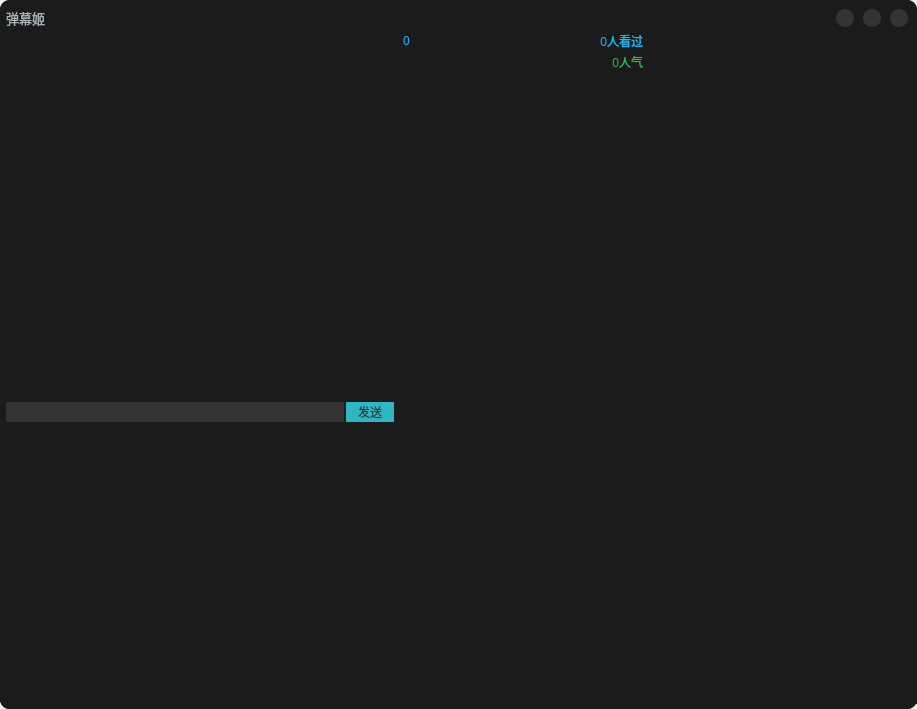
<?xml version="1.0" encoding="UTF-8"?>
<ui version="4.0">
 <class>MainWindow</class>
 <widget class="QMainWindow" name="MainWindow">
  <property name="geometry">
   <rect>
    <x>0</x>
    <y>0</y>
    <width>917</width>
    <height>709</height>
   </rect>
  </property>
  <property name="font">
   <font>
    <family>Sarasa Fixed SC</family>
   </font>
  </property>
  <property name="windowTitle">
   <string>MainWindow</string>
  </property>
  <property name="styleSheet">
   <string notr="true">QFrame {
	border: 0px;
	background-color: #1b1b1b;
}
</string>
  </property>
  <widget class="QWidget" name="MainWindowWidget">
   <property name="styleSheet">
    <string notr="true"/>
   </property>
   <layout class="QVBoxLayout" name="verticalLayout">
    <property name="spacing">
     <number>0</number>
    </property>
    <property name="leftMargin">
     <number>0</number>
    </property>
    <property name="topMargin">
     <number>0</number>
    </property>
    <property name="rightMargin">
     <number>0</number>
    </property>
    <property name="bottomMargin">
     <number>0</number>
    </property>
    <item>
     <widget class="QFrame" name="MainWindowFrame">
      <property name="autoFillBackground">
       <bool>false</bool>
      </property>
      <property name="styleSheet">
       <string notr="true">border-radius: 10px;
</string>
      </property>
      <property name="frameShape">
       <enum>QFrame::NoFrame</enum>
      </property>
      <property name="frameShadow">
       <enum>QFrame::Raised</enum>
      </property>
      <property name="lineWidth">
       <number>0</number>
      </property>
      <layout class="QVBoxLayout" name="verticalLayout_2">
       <property name="spacing">
        <number>0</number>
       </property>
       <property name="leftMargin">
        <number>0</number>
       </property>
       <property name="topMargin">
        <number>0</number>
       </property>
       <property name="rightMargin">
        <number>0</number>
       </property>
       <property name="bottomMargin">
        <number>0</number>
       </property>
       <item>
        <widget class="QFrame" name="TitleBarFrame">
         <property name="minimumSize">
          <size>
           <width>0</width>
           <height>30</height>
          </size>
         </property>
         <property name="maximumSize">
          <size>
           <width>16777215</width>
           <height>30</height>
          </size>
         </property>
         <property name="frameShape">
          <enum>QFrame::NoFrame</enum>
         </property>
         <property name="frameShadow">
          <enum>QFrame::Raised</enum>
         </property>
         <layout class="QHBoxLayout" name="horizontalLayout">
          <property name="spacing">
           <number>0</number>
          </property>
          <property name="leftMargin">
           <number>0</number>
          </property>
          <property name="topMargin">
           <number>6</number>
          </property>
          <property name="rightMargin">
           <number>0</number>
          </property>
          <property name="bottomMargin">
           <number>0</number>
          </property>
          <item>
           <widget class="QFrame" name="TitleTextFrame">
            <property name="frameShape">
             <enum>QFrame::StyledPanel</enum>
            </property>
            <property name="frameShadow">
             <enum>QFrame::Raised</enum>
            </property>
            <layout class="QHBoxLayout" name="horizontalLayout_3">
             <property name="spacing">
              <number>0</number>
             </property>
             <property name="leftMargin">
              <number>6</number>
             </property>
             <property name="topMargin">
              <number>0</number>
             </property>
             <property name="rightMargin">
              <number>0</number>
             </property>
             <property name="bottomMargin">
              <number>0</number>
             </property>
             <item>
              <widget class="QLabel" name="TitleLabel">
               <property name="font">
                <font>
                 <pointsize>10</pointsize>
                </font>
               </property>
               <property name="styleSheet">
                <string notr="true">color: #a8b2b6;</string>
               </property>
               <property name="text">
                <string>弹幕姬</string>
               </property>
              </widget>
             </item>
            </layout>
           </widget>
          </item>
          <item>
           <widget class="QFrame" name="TitleButtonFrame">
            <property name="maximumSize">
             <size>
              <width>90</width>
              <height>16777215</height>
             </size>
            </property>
            <property name="styleSheet">
             <string notr="true">QPushButton {
	border: none;
	border-radius: 9px;
	background-color: #333333;
}
QPushButton:hover {
	background-color: #666666;
}</string>
            </property>
            <property name="frameShape">
             <enum>QFrame::NoFrame</enum>
            </property>
            <property name="frameShadow">
             <enum>QFrame::Raised</enum>
            </property>
            <layout class="QHBoxLayout" name="horizontalLayout_2">
             <property name="spacing">
              <number>0</number>
             </property>
             <property name="leftMargin">
              <number>0</number>
             </property>
             <property name="topMargin">
              <number>0</number>
             </property>
             <property name="rightMargin">
              <number>0</number>
             </property>
             <property name="bottomMargin">
              <number>0</number>
             </property>
             <item>
              <widget class="QPushButton" name="MinimizeButton">
               <property name="minimumSize">
                <size>
                 <width>18</width>
                 <height>18</height>
                </size>
               </property>
               <property name="maximumSize">
                <size>
                 <width>18</width>
                 <height>18</height>
                </size>
               </property>
               <property name="text">
                <string/>
               </property>
              </widget>
             </item>
             <item>
              <widget class="QPushButton" name="MaximizeButton">
               <property name="minimumSize">
                <size>
                 <width>18</width>
                 <height>18</height>
                </size>
               </property>
               <property name="maximumSize">
                <size>
                 <width>18</width>
                 <height>18</height>
                </size>
               </property>
               <property name="text">
                <string/>
               </property>
              </widget>
             </item>
             <item>
              <widget class="QPushButton" name="CloseButton">
               <property name="minimumSize">
                <size>
                 <width>18</width>
                 <height>18</height>
                </size>
               </property>
               <property name="maximumSize">
                <size>
                 <width>18</width>
                 <height>18</height>
                </size>
               </property>
               <property name="text">
                <string/>
               </property>
              </widget>
             </item>
            </layout>
            <zorder>MaximizeButton</zorder>
            <zorder>MinimizeButton</zorder>
            <zorder>CloseButton</zorder>
           </widget>
          </item>
         </layout>
        </widget>
       </item>
       <item>
        <widget class="QFrame" name="ContentFrame">
         <property name="styleSheet">
          <string notr="true">border-radius: 0px;</string>
         </property>
         <property name="frameShape">
          <enum>QFrame::NoFrame</enum>
         </property>
         <property name="frameShadow">
          <enum>QFrame::Raised</enum>
         </property>
         <layout class="QVBoxLayout" name="verticalLayout_3" stretch="3,2">
          <property name="spacing">
           <number>0</number>
          </property>
          <property name="leftMargin">
           <number>6</number>
          </property>
          <property name="topMargin">
           <number>0</number>
          </property>
          <property name="rightMargin">
           <number>6</number>
          </property>
          <property name="bottomMargin">
           <number>0</number>
          </property>
          <item>
           <widget class="QFrame" name="TopFrame">
            <property name="styleSheet">
             <string notr="true"/>
            </property>
            <property name="frameShape">
             <enum>QFrame::StyledPanel</enum>
            </property>
            <property name="frameShadow">
             <enum>QFrame::Raised</enum>
            </property>
            <layout class="QHBoxLayout" name="horizontalLayout_4" stretch="3,2,2">
             <property name="spacing">
              <number>0</number>
             </property>
             <property name="leftMargin">
              <number>0</number>
             </property>
             <property name="topMargin">
              <number>0</number>
             </property>
             <property name="rightMargin">
              <number>0</number>
             </property>
             <property name="bottomMargin">
              <number>0</number>
             </property>
             <item>
              <widget class="QFrame" name="DanMuFrame">
               <property name="font">
                <font>
                 <pointsize>9</pointsize>
                </font>
               </property>
               <property name="styleSheet">
                <string notr="true"/>
               </property>
               <property name="frameShape">
                <enum>QFrame::StyledPanel</enum>
               </property>
               <property name="frameShadow">
                <enum>QFrame::Raised</enum>
               </property>
               <layout class="QVBoxLayout" name="verticalLayout_4">
                <property name="spacing">
                 <number>0</number>
                </property>
                <property name="leftMargin">
                 <number>0</number>
                </property>
                <property name="topMargin">
                 <number>0</number>
                </property>
                <property name="rightMargin">
                 <number>0</number>
                </property>
                <property name="bottomMargin">
                 <number>0</number>
                </property>
                <item>
                 <widget class="QListView" name="DanMuListView">
                  <property name="font">
                   <font>
                    <pointsize>11</pointsize>
                   </font>
                  </property>
                  <property name="layoutDirection">
                   <enum>Qt::LeftToRight</enum>
                  </property>
                  <property name="styleSheet">
                   <string notr="true">QListView::item::hover {
	background-color: #262626;
}</string>
                  </property>
                  <property name="verticalScrollBarPolicy">
                   <enum>Qt::ScrollBarAlwaysOff</enum>
                  </property>
                  <property name="horizontalScrollBarPolicy">
                   <enum>Qt::ScrollBarAlwaysOff</enum>
                  </property>
                  <property name="sizeAdjustPolicy">
                   <enum>QAbstractScrollArea::AdjustToContents</enum>
                  </property>
                  <property name="editTriggers">
                   <set>QAbstractItemView::NoEditTriggers</set>
                  </property>
                  <property name="dragEnabled">
                   <bool>false</bool>
                  </property>
                  <property name="dragDropMode">
                   <enum>QAbstractItemView::NoDragDrop</enum>
                  </property>
                  <property name="defaultDropAction">
                   <enum>Qt::IgnoreAction</enum>
                  </property>
                  <property name="alternatingRowColors">
                   <bool>false</bool>
                  </property>
                  <property name="selectionMode">
                   <enum>QAbstractItemView::NoSelection</enum>
                  </property>
                  <property name="verticalScrollMode">
                   <enum>QAbstractItemView::ScrollPerPixel</enum>
                  </property>
                  <property name="horizontalScrollMode">
                   <enum>QAbstractItemView::ScrollPerPixel</enum>
                  </property>
                  <property name="movement">
                   <enum>QListView::Static</enum>
                  </property>
                  <property name="flow">
                   <enum>QListView::TopToBottom</enum>
                  </property>
                  <property name="isWrapping" stdset="0">
                   <bool>false</bool>
                  </property>
                  <property name="layoutMode">
                   <enum>QListView::SinglePass</enum>
                  </property>
                  <property name="viewMode">
                   <enum>QListView::ListMode</enum>
                  </property>
                  <property name="wordWrap">
                   <bool>true</bool>
                  </property>
                 </widget>
                </item>
                <item>
                 <widget class="QFrame" name="DanMuEditFrame">
                  <property name="minimumSize">
                   <size>
                    <width>0</width>
                    <height>20</height>
                   </size>
                  </property>
                  <property name="maximumSize">
                   <size>
                    <width>16777215</width>
                    <height>20</height>
                   </size>
                  </property>
                  <property name="frameShape">
                   <enum>QFrame::StyledPanel</enum>
                  </property>
                  <property name="frameShadow">
                   <enum>QFrame::Raised</enum>
                  </property>
                  <layout class="QHBoxLayout" name="horizontalLayout_6">
                   <property name="spacing">
                    <number>2</number>
                   </property>
                   <property name="leftMargin">
                    <number>0</number>
                   </property>
                   <property name="topMargin">
                    <number>0</number>
                   </property>
                   <property name="rightMargin">
                    <number>0</number>
                   </property>
                   <property name="bottomMargin">
                    <number>0</number>
                   </property>
                   <item>
                    <widget class="QLineEdit" name="DanMuLineEdit">
                     <property name="minimumSize">
                      <size>
                       <width>0</width>
                       <height>20</height>
                      </size>
                     </property>
                     <property name="styleSheet">
                      <string notr="true">background-color: #333333;
color: #a2fafa;</string>
                     </property>
                    </widget>
                   </item>
                   <item>
                    <widget class="QPushButton" name="DanMuSendButton">
                     <property name="styleSheet">
                      <string notr="true">QPushButton {
	background-color: #2fb6c3;
	border: none;
	border-radius: 0px;
	padding: 12px;
	padding-top: 2px;
	padding-bottom: 2px;
	color: #333333;
}
QPushButton:hover {
	background-color: #666666;
}</string>
                     </property>
                     <property name="text">
                      <string>发送</string>
                     </property>
                    </widget>
                   </item>
                  </layout>
                 </widget>
                </item>
               </layout>
              </widget>
             </item>
             <item>
              <widget class="QFrame" name="AudienceFrame">
               <property name="styleSheet">
                <string notr="true"/>
               </property>
               <property name="frameShape">
                <enum>QFrame::StyledPanel</enum>
               </property>
               <property name="frameShadow">
                <enum>QFrame::Raised</enum>
               </property>
               <layout class="QVBoxLayout" name="verticalLayout_5">
                <property name="spacing">
                 <number>0</number>
                </property>
                <property name="leftMargin">
                 <number>0</number>
                </property>
                <property name="topMargin">
                 <number>0</number>
                </property>
                <property name="rightMargin">
                 <number>0</number>
                </property>
                <property name="bottomMargin">
                 <number>0</number>
                </property>
                <item>
                 <widget class="QFrame" name="WatchedFrame">
                  <property name="minimumSize">
                   <size>
                    <width>0</width>
                    <height>21</height>
                   </size>
                  </property>
                  <property name="maximumSize">
                   <size>
                    <width>16777215</width>
                    <height>21</height>
                   </size>
                  </property>
                  <property name="styleSheet">
                   <string notr="true">QLabel{
	color: #0ebeff;
}</string>
                  </property>
                  <property name="frameShape">
                   <enum>QFrame::StyledPanel</enum>
                  </property>
                  <property name="frameShadow">
                   <enum>QFrame::Raised</enum>
                  </property>
                  <property name="lineWidth">
                   <number>0</number>
                  </property>
                  <layout class="QHBoxLayout" name="horizontalLayout_7">
                   <property name="spacing">
                    <number>0</number>
                   </property>
                   <property name="leftMargin">
                    <number>9</number>
                   </property>
                   <property name="topMargin">
                    <number>3</number>
                   </property>
                   <property name="rightMargin">
                    <number>9</number>
                   </property>
                   <property name="bottomMargin">
                    <number>3</number>
                   </property>
                   <item>
                    <widget class="QLabel" name="WatchedNumLabel">
                     <property name="lineWidth">
                      <number>0</number>
                     </property>
                     <property name="text">
                      <string>0</string>
                     </property>
                     <property name="alignment">
                      <set>Qt::AlignLeading|Qt::AlignLeft|Qt::AlignVCenter</set>
                     </property>
                    </widget>
                   </item>
                   <item>
                    <widget class="QLabel" name="WatchedTextLabel">
                     <property name="lineWidth">
                      <number>0</number>
                     </property>
                     <property name="text">
                      <string>0人看过</string>
                     </property>
                     <property name="alignment">
                      <set>Qt::AlignRight|Qt::AlignTrailing|Qt::AlignVCenter</set>
                     </property>
                    </widget>
                   </item>
                  </layout>
                 </widget>
                </item>
                <item>
                 <widget class="QFrame" name="PopularityFrame">
                  <property name="minimumSize">
                   <size>
                    <width>0</width>
                    <height>21</height>
                   </size>
                  </property>
                  <property name="maximumSize">
                   <size>
                    <width>16777215</width>
                    <height>21</height>
                   </size>
                  </property>
                  <property name="frameShape">
                   <enum>QFrame::StyledPanel</enum>
                  </property>
                  <property name="frameShadow">
                   <enum>QFrame::Raised</enum>
                  </property>
                  <property name="lineWidth">
                   <number>0</number>
                  </property>
                  <layout class="QHBoxLayout" name="horizontalLayout_8">
                   <property name="spacing">
                    <number>0</number>
                   </property>
                   <property name="topMargin">
                    <number>3</number>
                   </property>
                   <property name="bottomMargin">
                    <number>3</number>
                   </property>
                   <item>
                    <widget class="QLabel" name="PopularityLabel">
                     <property name="styleSheet">
                      <string notr="true">color: #2fb45a;</string>
                     </property>
                     <property name="lineWidth">
                      <number>0</number>
                     </property>
                     <property name="text">
                      <string>0人气</string>
                     </property>
                     <property name="alignment">
                      <set>Qt::AlignRight|Qt::AlignTrailing|Qt::AlignVCenter</set>
                     </property>
                    </widget>
                   </item>
                  </layout>
                 </widget>
                </item>
                <item>
                 <widget class="QListView" name="AudienceListView">
                  <property name="movement">
                   <enum>QListView::Free</enum>
                  </property>
                 </widget>
                </item>
               </layout>
              </widget>
             </item>
             <item>
              <widget class="QFrame" name="QueueFrame">
               <property name="styleSheet">
                <string notr="true"/>
               </property>
               <property name="frameShape">
                <enum>QFrame::StyledPanel</enum>
               </property>
               <property name="frameShadow">
                <enum>QFrame::Raised</enum>
               </property>
               <layout class="QVBoxLayout" name="verticalLayout_6">
                <property name="spacing">
                 <number>0</number>
                </property>
                <property name="leftMargin">
                 <number>0</number>
                </property>
                <property name="topMargin">
                 <number>0</number>
                </property>
                <property name="rightMargin">
                 <number>0</number>
                </property>
                <property name="bottomMargin">
                 <number>0</number>
                </property>
                <item>
                 <widget class="QListView" name="QueueListView"/>
                </item>
               </layout>
              </widget>
             </item>
            </layout>
            <zorder>AudienceFrame</zorder>
            <zorder>DanMuFrame</zorder>
            <zorder>QueueFrame</zorder>
           </widget>
          </item>
          <item>
           <widget class="QFrame" name="BottomFrame">
            <property name="styleSheet">
             <string notr="true"/>
            </property>
            <property name="frameShape">
             <enum>QFrame::StyledPanel</enum>
            </property>
            <property name="frameShadow">
             <enum>QFrame::Raised</enum>
            </property>
            <layout class="QHBoxLayout" name="horizontalLayout_5">
             <property name="spacing">
              <number>0</number>
             </property>
             <property name="leftMargin">
              <number>0</number>
             </property>
             <property name="topMargin">
              <number>0</number>
             </property>
             <property name="rightMargin">
              <number>0</number>
             </property>
             <property name="bottomMargin">
              <number>0</number>
             </property>
             <item>
              <widget class="QFrame" name="MedalFrame">
               <property name="frameShape">
                <enum>QFrame::StyledPanel</enum>
               </property>
               <property name="frameShadow">
                <enum>QFrame::Raised</enum>
               </property>
               <layout class="QVBoxLayout" name="verticalLayout_8">
                <property name="spacing">
                 <number>0</number>
                </property>
                <property name="leftMargin">
                 <number>0</number>
                </property>
                <property name="topMargin">
                 <number>0</number>
                </property>
                <property name="rightMargin">
                 <number>0</number>
                </property>
                <property name="bottomMargin">
                 <number>0</number>
                </property>
                <item>
                 <widget class="QTextBrowser" name="MedalBrowser"/>
                </item>
               </layout>
              </widget>
             </item>
             <item>
              <widget class="QFrame" name="HistoryFrame">
               <property name="frameShape">
                <enum>QFrame::StyledPanel</enum>
               </property>
               <property name="frameShadow">
                <enum>QFrame::Raised</enum>
               </property>
               <layout class="QVBoxLayout" name="verticalLayout_7">
                <property name="spacing">
                 <number>0</number>
                </property>
                <property name="leftMargin">
                 <number>0</number>
                </property>
                <property name="topMargin">
                 <number>0</number>
                </property>
                <property name="rightMargin">
                 <number>0</number>
                </property>
                <property name="bottomMargin">
                 <number>0</number>
                </property>
                <item>
                 <widget class="QTableWidget" name="HistoryTableWidget">
                  <property name="sortingEnabled">
                   <bool>true</bool>
                  </property>
                 </widget>
                </item>
               </layout>
              </widget>
             </item>
            </layout>
           </widget>
          </item>
         </layout>
        </widget>
       </item>
       <item>
        <widget class="QFrame" name="horizontalFrame">
         <property name="minimumSize">
          <size>
           <width>0</width>
           <height>25</height>
          </size>
         </property>
         <property name="maximumSize">
          <size>
           <width>16777215</width>
           <height>25</height>
          </size>
         </property>
         <layout class="QHBoxLayout" name="BottomLineFrame">
          <property name="spacing">
           <number>0</number>
          </property>
          <property name="leftMargin">
           <number>0</number>
          </property>
          <property name="topMargin">
           <number>0</number>
          </property>
          <property name="rightMargin">
           <number>0</number>
          </property>
          <property name="bottomMargin">
           <number>0</number>
          </property>
          <item>
           <widget class="QLabel" name="StatusLabel">
            <property name="styleSheet">
             <string notr="true">color: #a8b2b6;</string>
            </property>
            <property name="text">
             <string/>
            </property>
           </widget>
          </item>
          <item>
           <widget class="QFrame" name="GripFrame">
            <property name="minimumSize">
             <size>
              <width>16</width>
              <height>16</height>
             </size>
            </property>
            <property name="maximumSize">
             <size>
              <width>16</width>
              <height>16</height>
             </size>
            </property>
            <property name="frameShape">
             <enum>QFrame::StyledPanel</enum>
            </property>
            <property name="frameShadow">
             <enum>QFrame::Raised</enum>
            </property>
           </widget>
          </item>
         </layout>
        </widget>
       </item>
      </layout>
     </widget>
    </item>
   </layout>
  </widget>
 </widget>
 <resources/>
 <connections/>
</ui>
